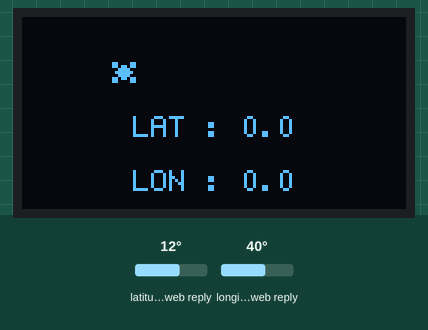
This sketch was run on a simulated ESP32. Parts: 128×64 one-colour display. Inputs (shaded band) come from the test bench; at power-on: latitude in the web reply 12°, longitude in the web reply 40°. WiFi joins after 1.5 s; servers stay silent unless stated; web services answer with replies made up by the test bench.

Above: at 2.7 s.
2.8 s: latitude in the web reply set to -49°
At 10.32 s:
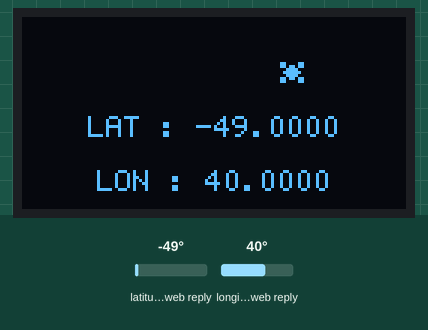
17.0 s: longitude in the web reply set to -172°
At 20.51 s:
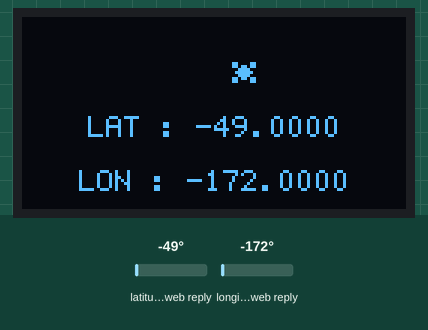
31.2 s: latitude in the web reply set to -26°
At 41.05 s:
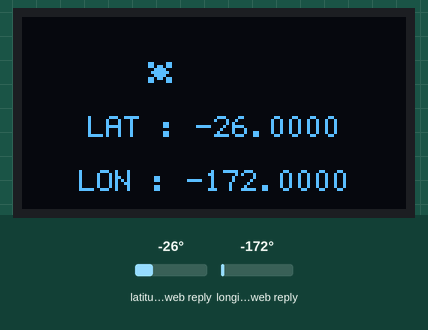
45.4 s: longitude in the web reply set to -90°
At 51.39 s:
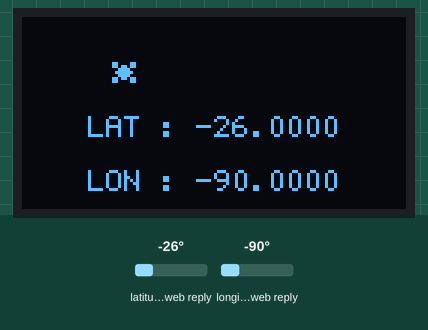

The sketch:

ISS_data.ino
```cpp
#include <WiFi.h>
#include <HTTPClient.h>
#include <Wire.h>
#include <U8g2lib.h>
#include <ArduinoJson.h>
#include <math.h>

// OLED (U8g2)
U8G2_SSD1306_128X64_NONAME_F_HW_I2C u8g2(U8G2_R0, U8X8_PIN_NONE);

// WiFi
const char* ssid = "ESP32_MONITOR";
const char* password = "";

// ISS data
String latitude = "0.0";
String longitude = "0.0";

// animation
int satX = 0;
unsigned long lastFetch = 0;

// sine settings
float amplitude = 6.0;
float speed = 0.00;

// satellite bitmap (8x8)
const unsigned char satelliteBitmap[] = {
  0b11000011,
  0b11011011,
  0b00111100,
  0b01111110,
  0b00111100,
  0b11011011,
  0b11000011,
  0b00000000
};

void setup() {
  Serial.begin(115200);

  // I2C
  Wire.begin(21, 22);

  // OLED start
  u8g2.begin();

  // WiFi connect
  WiFi.begin(ssid, password);
  while (WiFi.status() != WL_CONNECTED) {
    delay(500);
  }
}

// fetch ISS data
void fetchISS() {
  if (WiFi.status() == WL_CONNECTED) {
    HTTPClient http;
    http.begin("http://api.open-notify.org/iss-now.json");

    int httpCode = http.GET();

    if (httpCode == 200) {
      String payload = http.getString();

      StaticJsonDocument<512> doc;
      deserializeJson(doc, payload);

      latitude = doc["iss_position"]["latitude"].as<String>();
      longitude = doc["iss_position"]["longitude"].as<String>();
    }

    http.end();
  }
}

// draw satellite with safe sine wave
void drawSatellite(int x) {
  float t = millis() * speed;

  int centerY = 15; // safe vertical area
  int y = centerY + (sin(t) * amplitude);

  // clamp to screen
  if (y < 0) y = 0;
  if (y > 56) y = 56;

  u8g2.drawXBMP(x, y, 8, 8, satelliteBitmap);
}

void loop() {

  // fetch every 10 seconds
  if (millis() - lastFetch > 10000) {
    fetchISS();
    lastFetch = millis();
  }

  u8g2.clearBuffer();

  // animate satellite
  drawSatellite(satX);
  satX += 2;
  if (satX > 128) satX = -10;

  // bigger font
  u8g2.setFont(u8g2_font_6x12_tr);

  // center LAT
  String latText = "LAT : " + latitude;
  int latX = (128 - u8g2.getStrWidth(latText.c_str())) / 2;

  // center LON
  String lonText = "LON : " + longitude;
  int lonX = (128 - u8g2.getStrWidth(lonText.c_str())) / 2;

  // draw text
  u8g2.drawStr(latX, 40, latText.c_str());
  u8g2.drawStr(lonX, 58, lonText.c_str());

  u8g2.sendBuffer();

  delay(50);
}
```
